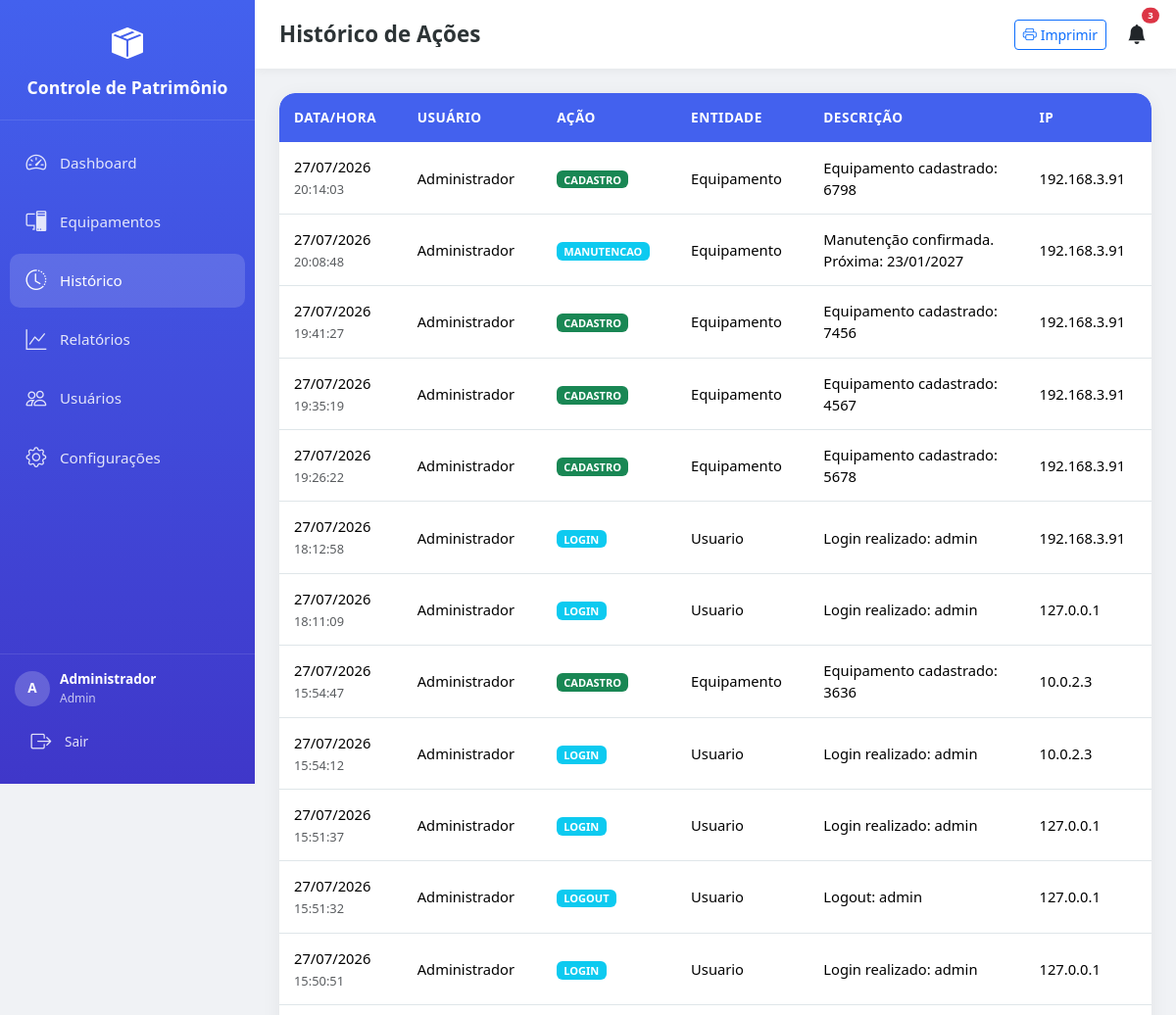
Page /historico (signed in, upper part) on the earlier database version.
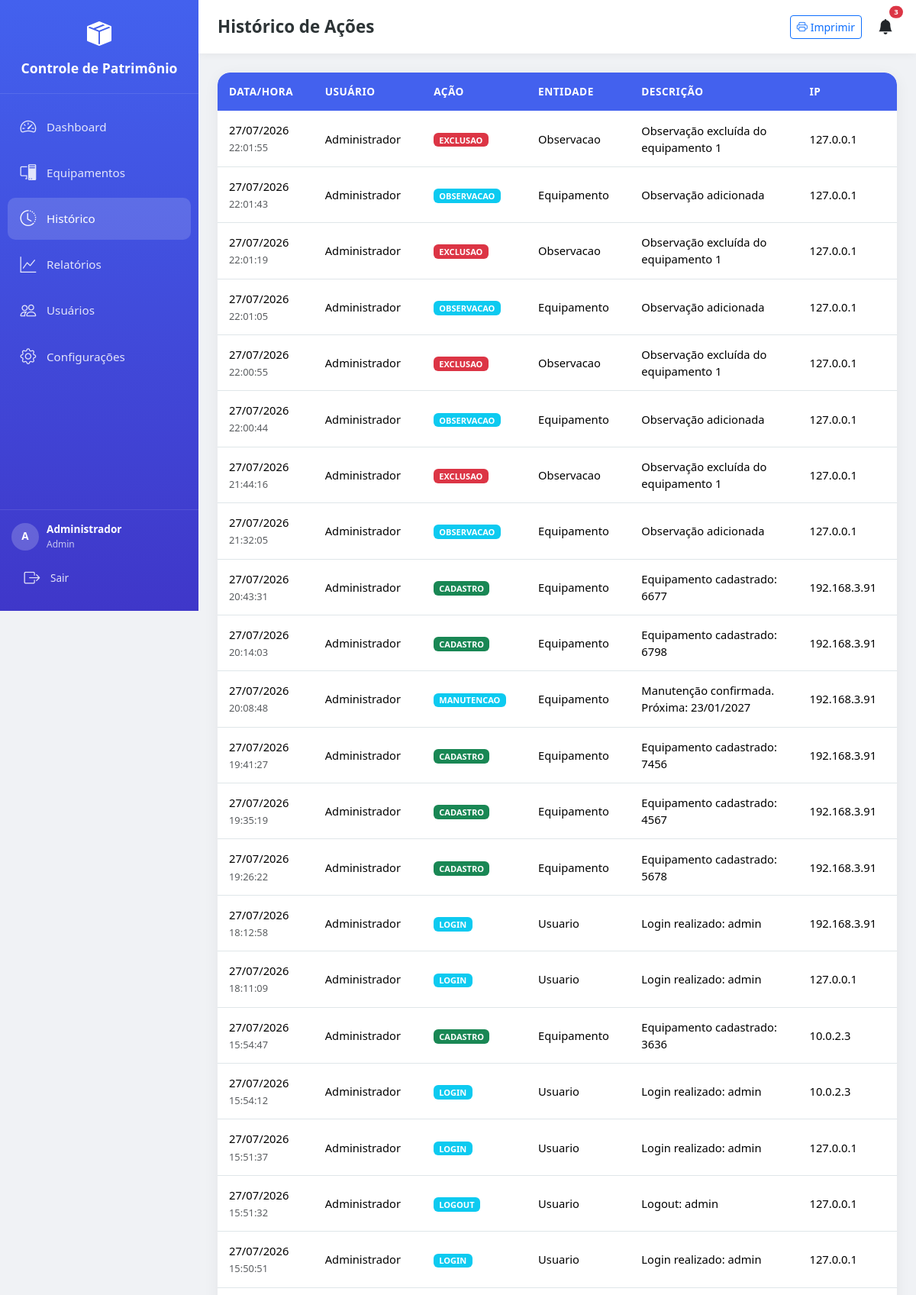
Same page on the later database version.
### app/models/models.py (models this page shows)
class Historico(db.Model):
    __tablename__ = 'historico'
    id = db.Column(db.Integer, primary_key=True)
    usuario_id = db.Column(db.Integer, db.ForeignKey('usuarios.id'), nullable=True)
    usuario_nome = db.Column(db.String(100))
    acao = db.Column(db.String(50), nullable=False)
    entidade = db.Column(db.String(50), nullable=False)
    entidade_id = db.Column(db.Integer)
    descricao = db.Column(db.Text)
    data = db.Column(db.DateTime, default=datetime.now)
    ip = db.Column(db.String(50))

### app/routes/main.py (the view)
@bp.route('/historico')
@login_required
def historico():
    page = request.args.get('page', 1, type=int)
    query = Historico.query.order_by(Historico.data.desc())
    pagination = query.paginate(page=page, per_page=50, error_out=False)
    config = Configuracao.query.first()
    return render_template('historico.html', historico=pagination.items, pagination=pagination, config=config)

### app/__init__.py (called while the page is built)
def create_app():
    app = Flask(__name__)
    app.config.from_object(Config)
    db.init_app(app)
    login_manager.init_app(app)
    login_manager.login_view = 'auth.login'
    login_manager.login_message = 'Por favor, faça login para acessar esta página.'
    login_manager.login_message_category = 'warning'
    with app.app_context():
        from app.routes import auth, main, api, admin
        app.register_blueprint(auth.bp)
        app.register_blueprint(main.bp)
        app.register_blueprint(api.bp, url_prefix='/api')
        app.register_blueprint(admin.bp, url_prefix='/admin')
        db.create_all()
        criar_admin_padrao()
        criar_config_padrao()
    @app.context_processor
    def inject_date():
        from datetime import date
        return dict(date=date)
    return app

### app/routes/auth.py (called while the page is built)
@login_manager.user_loader
def load_user(user_id):
    return Usuario.query.get(int(user_id))

### app/templates/historico.html (shortened to what this page needs)
{% extends "base.html" %}
{% block page_title %}Histórico de Ações{% endblock %}
{% block content %}
<div class="card-modern overflow-hidden">
    <div class="table-responsive">
        <table class="table table-modern mb-0">
            <thead>
                <tr>
                    <th>Data/Hora</th>
                    <th class="d-none d-md-table-cell">Usuário</th>
                    <th>Ação</th>
                    <th class="d-none d-lg-table-cell">Entidade</th>
                    <th>Descrição</th>
                    <th class="d-none d-xl-table-cell">IP</th>
                </tr>
            </thead>
            <tbody>
                {% for h in historico %}
                <tr>
                    <td>
                        <span class="d-block">{{ h.data.strftime('%d/%m/%Y') }}</span>
                        <small class="text-muted">{{ h.data.strftime('%H:%M:%S') }}</small>
                    </td>
                    <td class="d-none d-md-table-cell">{{ h.usuario_nome or 'Sistema' }}</td>
                    <td><span class="badge bg-{{ 'success' if h.acao=='CADASTRO' else 'warning' if h.acao=='EDICAO' else 'danger' if h.acao=='EXCLUSAO' else 'info' }}">{{ h.acao }}</span></td>
                    <td class="d-none d-lg-table-cell">{{ h.entidade }}</td>
                    <td>
                        {{ h.descricao or '-' }}
                    </td>
                    <td class="d-none d-xl-table-cell">{{ h.ip or '-' }}</td>
                </tr>
                {% else %}
                <tr><td colspan="6" class="text-center py-4 text-muted">Nenhum registro.</td></tr>
                {% endfor %}
            </tbody>
        </table>
    </div>
</div>
{% endblock %}

Differences in the rows shown:
added Historico: data "27/07/2026", data "22:01:55", usuario_nome "Administrador", acao "EXCLUSAO", entidade "Observacao", descricao "Observação excluída do equipamento 1", ip "127.0.0.1"
added Historico: data "27/07/2026", data "22:01:43", usuario_nome "Administrador", acao "OBSERVACAO", entidade "Equipamento", descricao "Observação adicionada", ip "127.0.0.1"
added Historico: data "27/07/2026", data "22:01:19", usuario_nome "Administrador", acao "EXCLUSAO", entidade "Observacao", descricao "Observação excluída do equipamento 1", ip "127.0.0.1"
added Historico: data "27/07/2026", data "22:01:05", usuario_nome "Administrador", acao "OBSERVACAO", entidade "Equipamento", descricao "Observação adicionada", ip "127.0.0.1"
added Historico: data "27/07/2026", data "22:00:55", usuario_nome "Administrador", acao "EXCLUSAO", entidade "Observacao", descricao "Observação excluída do equipamento 1", ip "127.0.0.1"
added Historico: data "27/07/2026", data "22:00:44", usuario_nome "Administrador", acao "OBSERVACAO", entidade "Equipamento", descricao "Observação adicionada", ip "127.0.0.1"
added Historico: data "27/07/2026", data "21:44:16", usuario_nome "Administrador", acao "EXCLUSAO", entidade "Observacao", descricao "Observação excluída do equipamento 1", ip "127.0.0.1"
added Historico: data "27/07/2026", data "21:32:05", usuario_nome "Administrador", acao "OBSERVACAO", entidade "Equipamento", descricao "Observação adicionada", ip "127.0.0.1"
added Historico: data "27/07/2026", data "20:43:31", usuario_nome "Administrador", acao "CADASTRO", entidade "Equipamento", descricao "Equipamento cadastrado: 6677", ip "192.168.3.91"
